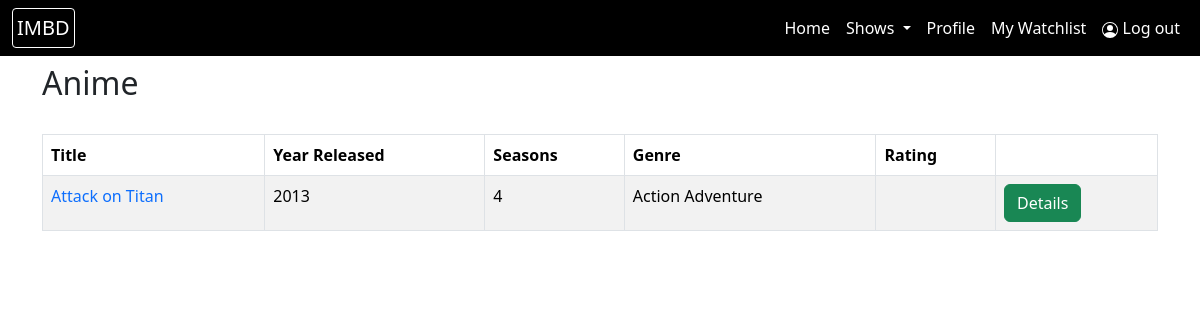
Screenshot of /user/user_anime.php with the database file from the repository.
### tables this page shows
CREATE TABLE `content` (
  `content_id` int(11) NOT NULL,
  `title` varchar(255) NOT NULL,
  `year_released` year(4) NOT NULL,
  `duration` time DEFAULT NULL,
  `seasons` int(11) DEFAULT NULL,
  `type` varchar(50) NOT NULL
);

CREATE TABLE `genre` (
  `content_id` int(11) NOT NULL,
  `genre_name` varchar(100) NOT NULL
);

### user/user_anime.php (the view, shortened to what this page needs)
<?php include("user_header.php"); ?>
<?php include("../db_connect.php"); ?>
<?php include("navber_user.php"); ?>
<div class="container">
    <h2>Anime</h2><br>
    <table class="table table-hover table-bordered table-striped">
        <thead>
            <tr>
                <th>Title </th>
                <th>Year Released </th>
                <th>Seasons </th>
                <th>Genre </th>
                <th>Rating </th>
                <th></th>
            </tr>
        </thead>
        <tbody>
            <?php
                $view_query = "SELECT * FROM content WHERE type='anime'";
                $result = mysqli_query($conn, $view_query);
                if (!$result){
                    die("Query Failed".mysqli_error());
                }
                else{
                    while($row=mysqli_fetch_assoc($result)){
                        ?>
                    <tr>
                        <td><a href="details_page.php?id=<?php echo $row['content_id']; ?>" class="text-decoration-none"> <?php echo $row['title']; ?></a></td>
                        <td> <?php echo($row['year_released']) ?> </td>
                        <td> <?php echo($row['seasons']) ?> </td>
                        <td>
                            <?php
                            $content_id = $row['content_id'];
                            $genre_query = "SELECT * FROM `genre` WHERE content_id = $content_id" ;
                            $result_genre = mysqli_query($conn, $genre_query);
                            while($row_genre=mysqli_fetch_assoc($result_genre)){
                                echo($row_genre['genre_name']);
                            }
                            ?>
                        </td>
                        <td></td>
                        <td><a href="details_page.php?id=<?php echo $row['content_id']; ?>" class="btn btn-success">Details</td>
                    </tr>
                        <?php
                    }
                }
            ?>
        </table>
</div>
<?php include("../footer.php"); ?>

### rows the page displays
content: title "Attack on Titan", year_released "2013", seasons "4"
genre: genre_name "Action"
genre: genre_name "Adventure"
